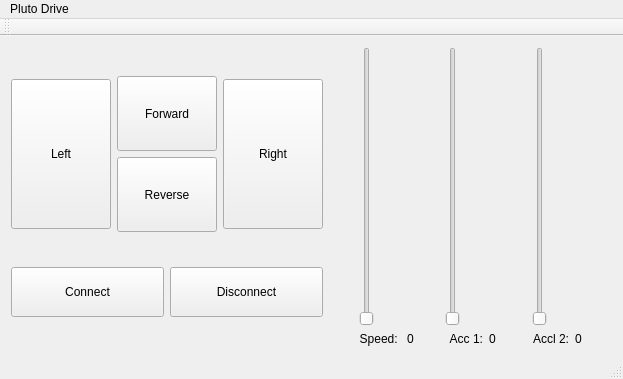
<?xml version="1.0" encoding="UTF-8"?>
<ui version="4.0">
 <class>MainWindow</class>
 <widget class="QMainWindow" name="MainWindow">
  <property name="geometry">
   <rect>
    <x>0</x>
    <y>0</y>
    <width>623</width>
    <height>379</height>
   </rect>
  </property>
  <property name="windowTitle">
   <string>MainWindow</string>
  </property>
  <widget class="QWidget" name="centralWidget">
   <layout class="QVBoxLayout" name="verticalLayout_6">
    <item>
     <layout class="QHBoxLayout" name="horizontalLayout_6">
      <item>
       <layout class="QVBoxLayout" name="verticalLayout_2">
        <item>
         <layout class="QHBoxLayout" name="horizontalLayout">
          <item>
           <widget class="QPushButton" name="button_left">
            <property name="minimumSize">
             <size>
              <width>100</width>
              <height>150</height>
             </size>
            </property>
            <property name="text">
             <string>Left</string>
            </property>
           </widget>
          </item>
          <item>
           <layout class="QVBoxLayout" name="verticalLayout">
            <item>
             <widget class="QPushButton" name="button_forward">
              <property name="minimumSize">
               <size>
                <width>100</width>
                <height>75</height>
               </size>
              </property>
              <property name="text">
               <string>Forward</string>
              </property>
             </widget>
            </item>
            <item>
             <widget class="QPushButton" name="button_reverse">
              <property name="minimumSize">
               <size>
                <width>100</width>
                <height>75</height>
               </size>
              </property>
              <property name="text">
               <string>Reverse</string>
              </property>
             </widget>
            </item>
           </layout>
          </item>
          <item>
           <widget class="QPushButton" name="button_right">
            <property name="minimumSize">
             <size>
              <width>100</width>
              <height>150</height>
             </size>
            </property>
            <property name="text">
             <string>Right</string>
            </property>
           </widget>
          </item>
         </layout>
        </item>
        <item>
         <layout class="QHBoxLayout" name="horizontalLayout_2">
          <item>
           <widget class="QPushButton" name="button_connect">
            <property name="minimumSize">
             <size>
              <width>0</width>
              <height>50</height>
             </size>
            </property>
            <property name="text">
             <string>Connect</string>
            </property>
           </widget>
          </item>
          <item>
           <widget class="QPushButton" name="button_disconnect">
            <property name="minimumSize">
             <size>
              <width>0</width>
              <height>50</height>
             </size>
            </property>
            <property name="text">
             <string>Disconnect</string>
            </property>
           </widget>
          </item>
         </layout>
        </item>
       </layout>
      </item>
      <item>
       <spacer name="horizontalSpacer">
        <property name="orientation">
         <enum>Qt::Horizontal</enum>
        </property>
        <property name="sizeType">
         <enum>QSizePolicy::Fixed</enum>
        </property>
        <property name="sizeHint" stdset="0">
         <size>
          <width>30</width>
          <height>20</height>
         </size>
        </property>
       </spacer>
      </item>
      <item>
       <layout class="QVBoxLayout" name="verticalLayout_3">
        <item>
         <widget class="QSlider" name="slider_speed">
          <property name="maximum">
           <number>1000</number>
          </property>
          <property name="orientation">
           <enum>Qt::Vertical</enum>
          </property>
         </widget>
        </item>
        <item>
         <layout class="QHBoxLayout" name="horizontalLayout_3">
          <item>
           <widget class="QLabel" name="label_2">
            <property name="text">
             <string>Speed: </string>
            </property>
            <property name="alignment">
             <set>Qt::AlignRight|Qt::AlignTrailing|Qt::AlignVCenter</set>
            </property>
           </widget>
          </item>
          <item>
           <widget class="QLabel" name="label_speed">
            <property name="minimumSize">
             <size>
              <width>30</width>
              <height>0</height>
             </size>
            </property>
            <property name="text">
             <string>0</string>
            </property>
           </widget>
          </item>
         </layout>
        </item>
       </layout>
      </item>
      <item>
       <layout class="QVBoxLayout" name="verticalLayout_4">
        <item>
         <widget class="QSlider" name="slider_acc_1">
          <property name="maximum">
           <number>2000</number>
          </property>
          <property name="orientation">
           <enum>Qt::Vertical</enum>
          </property>
         </widget>
        </item>
        <item>
         <layout class="QHBoxLayout" name="horizontalLayout_4">
          <item>
           <widget class="QLabel" name="label_3">
            <property name="text">
             <string>Acc 1:</string>
            </property>
            <property name="alignment">
             <set>Qt::AlignRight|Qt::AlignTrailing|Qt::AlignVCenter</set>
            </property>
           </widget>
          </item>
          <item>
           <widget class="QLabel" name="label_acc_1">
            <property name="minimumSize">
             <size>
              <width>30</width>
              <height>0</height>
             </size>
            </property>
            <property name="text">
             <string>0</string>
            </property>
           </widget>
          </item>
         </layout>
        </item>
       </layout>
      </item>
      <item>
       <layout class="QVBoxLayout" name="verticalLayout_5">
        <item>
         <widget class="QSlider" name="slider_acc_2">
          <property name="maximum">
           <number>2000</number>
          </property>
          <property name="orientation">
           <enum>Qt::Vertical</enum>
          </property>
         </widget>
        </item>
        <item>
         <layout class="QHBoxLayout" name="horizontalLayout_5">
          <item>
           <widget class="QLabel" name="label_4">
            <property name="text">
             <string>Accl 2:</string>
            </property>
            <property name="alignment">
             <set>Qt::AlignRight|Qt::AlignTrailing|Qt::AlignVCenter</set>
            </property>
           </widget>
          </item>
          <item>
           <widget class="QLabel" name="label_acc_2">
            <property name="minimumSize">
             <size>
              <width>30</width>
              <height>0</height>
             </size>
            </property>
            <property name="text">
             <string>0</string>
            </property>
           </widget>
          </item>
         </layout>
        </item>
       </layout>
      </item>
     </layout>
    </item>
   </layout>
   <zorder>label_speed</zorder>
   <zorder>label_2</zorder>
   <zorder>slider_speed</zorder>
   <zorder>label_2</zorder>
   <zorder>layoutWidget</zorder>
   <zorder>layoutWidget_2</zorder>
  </widget>
  <widget class="QMenuBar" name="menuBar">
   <property name="geometry">
    <rect>
     <x>0</x>
     <y>0</y>
     <width>623</width>
     <height>25</height>
    </rect>
   </property>
   <widget class="QMenu" name="menuPluto_Drive">
    <property name="title">
     <string>Pluto Drive</string>
    </property>
   </widget>
   <addaction name="menuPluto_Drive"/>
  </widget>
  <widget class="QToolBar" name="mainToolBar">
   <attribute name="toolBarArea">
    <enum>TopToolBarArea</enum>
   </attribute>
   <attribute name="toolBarBreak">
    <bool>false</bool>
   </attribute>
  </widget>
  <widget class="QStatusBar" name="statusBar"/>
 </widget>
 <layoutdefault spacing="6" margin="11"/>
 <resources/>
 <connections/>
</ui>
